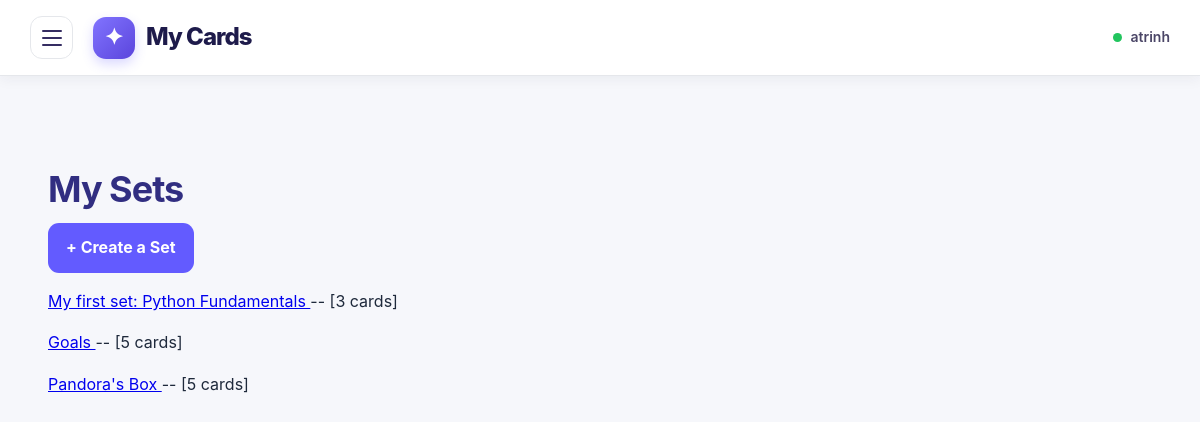
The page /sets (signed in) on the database its author committed.
### papo_cito.py (models this page shows)
class CardSet(db.Model):
    __tablename__ = "card_sets"
    id = db.Column(db.Integer, primary_key=True)
    name = db.Column(db.String(100), nullable=False)
    user_id = db.Column(db.Integer, db.ForeignKey("pot_users.id"), nullable=False)
    cards = db.relationship("Card", secondary=card_set_cards, backref=db.backref("sets", lazy="select"))

### papo_cito.py (the view)
@app.route("/sets")
def my_sets():
    if "user_id" not in session:
        return redirect(url_for("login"))
    sets = CardSet.query.filter_by(
            user_id=session["user_id"]
            ).order_by(CardSet.id.asc()).all()
    return render_template("sets.html", sets=sets)

### templates/sets.html (shortened to what this page needs)
{% extends "base.html" %}
{% block content %}
<div class="cards-page">
	<h1>My Sets</h1>
	<a class="create-button"
	   href="{{ url_for('create_set') }}">
		+ Create a Set
	</a>
	{% for card_set in sets %}
		<p>
		<a href="{{ url_for("view_set", set_id=card_set.id) }}">
				{{ card_set.name }}
		</a>
			-- [{{ card_set.cards|length }} cards]
		</p>
	{% else %}
		<p>You haven't created any sets yet.</p>
	{% endfor %}
</div>
{% endblock %}

### static/css/style.css (style rules this page uses)
:root { --primary: #635bff; --primary-dark: #4f46e5; --primary-light: #f0efff; --background: #f6f7fb; --surface: #ffffff; --text: #1e293b; --muted: #64748b; --border: #e5e7eb; --success: #16a34a; --danger: #dc2626; --radius-sm: 10px; --radius-md: 16px; --radius-lg: 22px; --shadow-sm: 0 4px 12px rgba(30, 41, 59, 0.05); --shadow-md: 0 12px 30px rgba(30, 41, 59, 0.08); }
*, *::before, *::after { box-sizing: border-box; }
html { scroll-behavior: smooth; }
body { margin: 0; font-family: -apple-system, BlinkMacSystemFont, "Segoe UI", Roboto, sans-serif; background: var(--background); color: var(--text); line-height: 1.6; -webkit-font-smoothing: antialiased; }
a { transition: color 0.2s ease; }
.cards-page { max-width: 1200px; margin: 20px auto 50px; padding: 20px; }
.cards-page h1 { color: #312e81; margin-bottom: 12px; font-size: clamp(26px, 4vw, 36px); line-height: 1.2; letter-spacing: -1px; }
.create-button { display: inline-block; padding: 12px 18px; border: none; border-radius: 11px; background: var(--primary); color: white; text-decoration: none; font-weight: 700; transition: background 0.2s, transform 0.2s; }

### rows shown on the page
CardSet: name "My first set: Python Fundamentals", cards|length "3"
CardSet: name "Goals", cards|length "5"
CardSet: name "Pandora's Box", cards|length "5"

### other values the page prints
{{ session.get("user", "Student") }} "atrinh"
